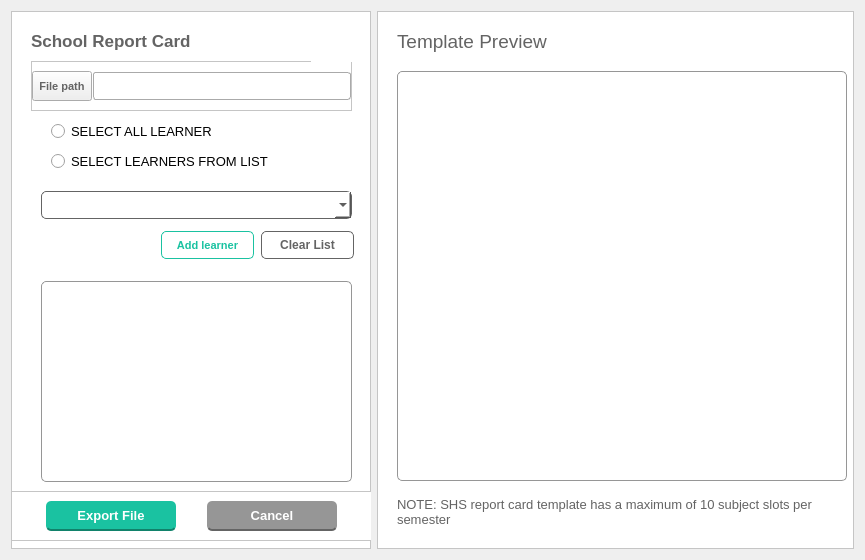
<?xml version="1.0" encoding="UTF-8"?>
<ui version="4.0">
 <class>Dialog</class>
 <widget class="QDialog" name="Dialog">
  <property name="geometry">
   <rect>
    <x>0</x>
    <y>0</y>
    <width>865</width>
    <height>560</height>
   </rect>
  </property>
  <property name="minimumSize">
   <size>
    <width>865</width>
    <height>560</height>
   </size>
  </property>
  <property name="maximumSize">
   <size>
    <width>865</width>
    <height>560</height>
   </size>
  </property>
  <property name="windowTitle">
   <string>Dialog</string>
  </property>
  <layout class="QHBoxLayout" name="horizontalLayout">
   <item>
    <widget class="QFrame" name="frame">
     <property name="minimumSize">
      <size>
       <width>360</width>
       <height>0</height>
      </size>
     </property>
     <property name="maximumSize">
      <size>
       <width>360</width>
       <height>16777215</height>
      </size>
     </property>
     <property name="styleSheet">
      <string notr="true">QFrame{
	background-color: rgb(255, 255, 255);
}

QLabel{
	color: rgb(100, 100, 100);
}</string>
     </property>
     <property name="frameShape">
      <enum>QFrame::StyledPanel</enum>
     </property>
     <property name="frameShadow">
      <enum>QFrame::Raised</enum>
     </property>
     <widget class="QLabel" name="fileLabel_2">
      <property name="geometry">
       <rect>
        <x>20</x>
        <y>10</y>
        <width>201</width>
        <height>40</height>
       </rect>
      </property>
      <property name="minimumSize">
       <size>
        <width>0</width>
        <height>40</height>
       </size>
      </property>
      <property name="maximumSize">
       <size>
        <width>16777215</width>
        <height>40</height>
       </size>
      </property>
      <property name="font">
       <font>
        <pointsize>13</pointsize>
        <bold>true</bold>
       </font>
      </property>
      <property name="styleSheet">
       <string notr="true"/>
      </property>
      <property name="text">
       <string>School Report Card</string>
      </property>
     </widget>
     <widget class="QRadioButton" name="radioBtnSelectAll">
      <property name="geometry">
       <rect>
        <x>40</x>
        <y>110</y>
        <width>161</width>
        <height>20</height>
       </rect>
      </property>
      <property name="font">
       <font>
        <pointsize>10</pointsize>
        <bold>false</bold>
       </font>
      </property>
      <property name="styleSheet">
       <string notr="true"/>
      </property>
      <property name="text">
       <string>SELECT ALL LEARNERS</string>
      </property>
     </widget>
     <widget class="QRadioButton" name="radioBtnSelectFew">
      <property name="geometry">
       <rect>
        <x>40</x>
        <y>140</y>
        <width>221</width>
        <height>21</height>
       </rect>
      </property>
      <property name="font">
       <font>
        <pointsize>10</pointsize>
        <bold>false</bold>
       </font>
      </property>
      <property name="text">
       <string>SELECT LEARNERS FROM LIST</string>
      </property>
     </widget>
     <widget class="QComboBox" name="dropDownLearner">
      <property name="geometry">
       <rect>
        <x>30</x>
        <y>180</y>
        <width>311</width>
        <height>28</height>
       </rect>
      </property>
      <property name="font">
       <font>
        <pointsize>10</pointsize>
       </font>
      </property>
      <property name="styleSheet">
       <string notr="true">QComboBox{
border-radius: 5px;
border: 1px solid rgb(100, 100, 100);
	background-color: rgb(255, 255, 255);
}</string>
      </property>
     </widget>
     <widget class="QPushButton" name="addBtn">
      <property name="geometry">
       <rect>
        <x>150</x>
        <y>220</y>
        <width>93</width>
        <height>28</height>
       </rect>
      </property>
      <property name="font">
       <font>
        <pointsize>8</pointsize>
        <bold>true</bold>
       </font>
      </property>
      <property name="cursor">
       <cursorShape>PointingHandCursor</cursorShape>
      </property>
      <property name="styleSheet">
       <string notr="true">QPushButton{
border: 1px solid rgb(26, 194, 161);
border-radius: 5px;
	color: rgb(26, 194, 161);
}
QPushButton:hover, QPushButton:focus{
	background-color: rgb(26, 194, 161);
	color: rgb(255, 255, 255);
}</string>
      </property>
      <property name="text">
       <string>Add learner</string>
      </property>
     </widget>
     <widget class="QPushButton" name="clrBtn">
      <property name="geometry">
       <rect>
        <x>250</x>
        <y>220</y>
        <width>93</width>
        <height>28</height>
       </rect>
      </property>
      <property name="font">
       <font>
        <bold>true</bold>
       </font>
      </property>
      <property name="cursor">
       <cursorShape>PointingHandCursor</cursorShape>
      </property>
      <property name="styleSheet">
       <string notr="true">QPushButton{
border: 1px solid rgb(100, 100, 100);
border-radius: 5px;
	color: rgb(100, 100, 100);
}
QPushButton:hover, QPushButton:focus{
	background-color: rgb(100, 100, 100);
	color: rgb(255, 255, 255);
}</string>
      </property>
      <property name="text">
       <string>Clear List</string>
      </property>
     </widget>
     <widget class="QListWidget" name="listWidget_2">
      <property name="geometry">
       <rect>
        <x>30</x>
        <y>270</y>
        <width>311</width>
        <height>201</height>
       </rect>
      </property>
      <property name="styleSheet">
       <string notr="true">QListWidget{
border: 1px solid rgb(150, 150, 150);
border-radius: 5px;
}</string>
      </property>
     </widget>
     <widget class="QFrame" name="btnExport">
      <property name="geometry">
       <rect>
        <x>0</x>
        <y>480</y>
        <width>361</width>
        <height>50</height>
       </rect>
      </property>
      <property name="frameShape">
       <enum>QFrame::StyledPanel</enum>
      </property>
      <property name="frameShadow">
       <enum>QFrame::Raised</enum>
      </property>
      <layout class="QHBoxLayout" name="horizontalLayout_2">
       <item>
        <widget class="QPushButton" name="expBtn">
         <property name="minimumSize">
          <size>
           <width>130</width>
           <height>30</height>
          </size>
         </property>
         <property name="maximumSize">
          <size>
           <width>130</width>
           <height>30</height>
          </size>
         </property>
         <property name="font">
          <font>
           <pointsize>10</pointsize>
           <bold>true</bold>
          </font>
         </property>
         <property name="cursor">
          <cursorShape>PointingHandCursor</cursorShape>
         </property>
         <property name="styleSheet">
          <string notr="true">QPushButton{
	border-bottom: 2px solid rgb(17, 130, 107);
	border-radius: 5px;
	color: rgb(255, 255, 255);
	background-color: rgb(26, 194, 161);
}
QPushButton:focus{
	border-style: inset;
}</string>
         </property>
         <property name="text">
          <string>Export File</string>
         </property>
        </widget>
       </item>
       <item>
        <widget class="QPushButton" name="btnCancel">
         <property name="minimumSize">
          <size>
           <width>130</width>
           <height>30</height>
          </size>
         </property>
         <property name="maximumSize">
          <size>
           <width>130</width>
           <height>30</height>
          </size>
         </property>
         <property name="font">
          <font>
           <pointsize>10</pointsize>
           <bold>true</bold>
          </font>
         </property>
         <property name="cursor">
          <cursorShape>PointingHandCursor</cursorShape>
         </property>
         <property name="styleSheet">
          <string notr="true">QPushButton{
	border-bottom: 2px solid rgb(100, 100, 100);
	border-radius: 5px;
	color: rgb(255, 255, 255);
	background-color: rgb(150, 150, 150);
}
QPushButton:focus{
	border-style: inset;
}</string>
         </property>
         <property name="text">
          <string>Cancel</string>
         </property>
        </widget>
       </item>
      </layout>
     </widget>
     <widget class="QFrame" name="frame_4">
      <property name="geometry">
       <rect>
        <x>20</x>
        <y>50</y>
        <width>321</width>
        <height>50</height>
       </rect>
      </property>
      <property name="frameShape">
       <enum>QFrame::StyledPanel</enum>
      </property>
      <property name="frameShadow">
       <enum>QFrame::Raised</enum>
      </property>
      <layout class="QHBoxLayout" name="horizontalLayout_3">
       <property name="spacing">
        <number>1</number>
       </property>
       <property name="leftMargin">
        <number>0</number>
       </property>
       <property name="rightMargin">
        <number>0</number>
       </property>
       <item>
        <widget class="QPushButton" name="btnFilePath">
         <property name="minimumSize">
          <size>
           <width>60</width>
           <height>30</height>
          </size>
         </property>
         <property name="maximumSize">
          <size>
           <width>60</width>
           <height>30</height>
          </size>
         </property>
         <property name="font">
          <font>
           <pointsize>8</pointsize>
           <bold>true</bold>
          </font>
         </property>
         <property name="styleSheet">
          <string notr="true">QPushButton{
	color: rgb(100, 100, 100);
}
</string>
         </property>
         <property name="text">
          <string>File path</string>
         </property>
        </widget>
       </item>
       <item>
        <widget class="QLineEdit" name="txtFilePath">
         <property name="minimumSize">
          <size>
           <width>240</width>
           <height>28</height>
          </size>
         </property>
         <property name="maximumSize">
          <size>
           <width>280</width>
           <height>28</height>
          </size>
         </property>
         <property name="styleSheet">
          <string notr="true">QLineEdit{
border-radius: 3px;
border: 1px solid rgb(170, 170, 170);
	background-color: rgb(255, 255, 255);
}</string>
         </property>
        </widget>
       </item>
      </layout>
     </widget>
     <widget class="QLabel" name="label">
      <property name="geometry">
       <rect>
        <x>300</x>
        <y>10</y>
        <width>41</width>
        <height>41</height>
       </rect>
      </property>
      <property name="styleSheet">
       <string notr="true"/>
      </property>
      <property name="text">
       <string/>
      </property>
      <property name="pixmap">
       <pixmap>../assets/excel-solid.png</pixmap>
      </property>
      <property name="scaledContents">
       <bool>true</bool>
      </property>
     </widget>
    </widget>
   </item>
   <item>
    <widget class="QFrame" name="frame_2">
     <property name="styleSheet">
      <string notr="true">QFrame{
	background-color: rgb(255, 255, 255);
}

QLabel{
	color: rgb(100, 100, 100);
}</string>
     </property>
     <property name="frameShape">
      <enum>QFrame::StyledPanel</enum>
     </property>
     <property name="frameShadow">
      <enum>QFrame::Raised</enum>
     </property>
     <widget class="QLabel" name="fileLabel">
      <property name="geometry">
       <rect>
        <x>20</x>
        <y>10</y>
        <width>201</width>
        <height>40</height>
       </rect>
      </property>
      <property name="minimumSize">
       <size>
        <width>0</width>
        <height>40</height>
       </size>
      </property>
      <property name="maximumSize">
       <size>
        <width>16777215</width>
        <height>40</height>
       </size>
      </property>
      <property name="font">
       <font>
        <pointsize>14</pointsize>
        <bold>false</bold>
       </font>
      </property>
      <property name="text">
       <string>Template Preview</string>
      </property>
     </widget>
     <widget class="QFrame" name="frame_5">
      <property name="geometry">
       <rect>
        <x>20</x>
        <y>60</y>
        <width>450</width>
        <height>410</height>
       </rect>
      </property>
      <property name="minimumSize">
       <size>
        <width>450</width>
        <height>410</height>
       </size>
      </property>
      <property name="maximumSize">
       <size>
        <width>450</width>
        <height>410</height>
       </size>
      </property>
      <property name="styleSheet">
       <string notr="true">QFrame{
border: 1px solid rgb(150, 150, 150);
border-radius: 5px;
}</string>
      </property>
      <property name="frameShape">
       <enum>QFrame::StyledPanel</enum>
      </property>
      <property name="frameShadow">
       <enum>QFrame::Raised</enum>
      </property>
      <layout class="QHBoxLayout" name="horizontalLayout_4">
       <property name="spacing">
        <number>5</number>
       </property>
       <property name="leftMargin">
        <number>5</number>
       </property>
       <property name="topMargin">
        <number>5</number>
       </property>
       <property name="rightMargin">
        <number>5</number>
       </property>
       <property name="bottomMargin">
        <number>5</number>
       </property>
       <item>
        <widget class="QLabel" name="label_3">
         <property name="styleSheet">
          <string notr="true">QLabel{
border: none;
}</string>
         </property>
         <property name="text">
          <string/>
         </property>
         <property name="pixmap">
          <pixmap>../assets/cardPreview.png</pixmap>
         </property>
         <property name="scaledContents">
          <bool>true</bool>
         </property>
        </widget>
       </item>
      </layout>
     </widget>
     <widget class="QLabel" name="label_2">
      <property name="geometry">
       <rect>
        <x>20</x>
        <y>480</y>
        <width>441</width>
        <height>41</height>
       </rect>
      </property>
      <property name="font">
       <font>
        <pointsize>10</pointsize>
       </font>
      </property>
      <property name="text">
       <string>NOTE: SHS report card template has a maximum of 10 subject slots per semester</string>
      </property>
      <property name="wordWrap">
       <bool>true</bool>
      </property>
     </widget>
    </widget>
   </item>
  </layout>
 </widget>
 <resources/>
 <connections/>
</ui>
